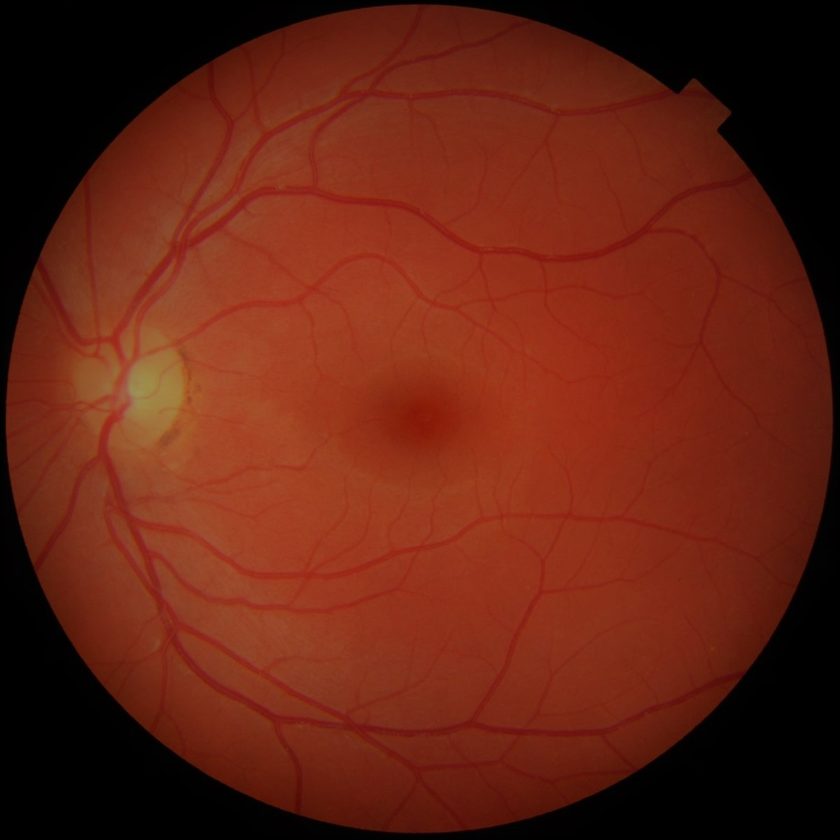
#> input picture a1_20171161/res/eye.png, 840 x 840 px, shrunk from 1200 x 1200 before the run
$ jupyter execute --allow-errors q6.ipynb
#> lines starting #> are read from the running program, lines starting #| are printed output that depends on the picture
# Question 6

[cell 1]
import cv2
import numpy as np
import matplotlib.pyplot as plt

[cell 2]
def readAndConvert(str):
#> called with str = 'res/eye.png'
    img = cv2.imread(str, cv2.IMREAD_GRAYSCALE)
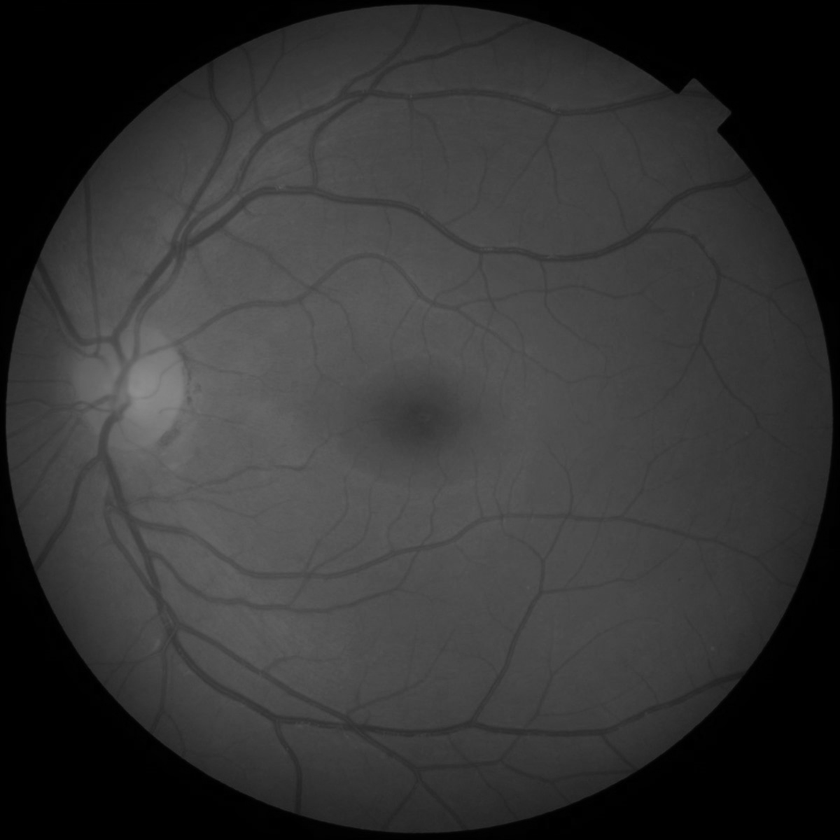
#> img: shape (840, 840); min 0, max 143, mean 52.6
    return np.int64(np.array(img))

[cell 3]
def histEqualization(im):
    hist = np.histogram(im.flatten(),256,[0,256])[0]
#> hist = 256 values, max 127021 at index 0, min 0 at index 144, mean 2756.2
    cdf = hist.cumsum()
#> cdf = 256 values from 127021 to 705600
    cdf = cdf / cdf.max()
#> cdf = 256 values from 0.18 to 1
    cdf_m = np.ma.masked_equal(cdf,0)
    cdf_m = np.round((cdf_m - cdf_m.min())*255/(cdf_m.max()-cdf_m.min()))
    cdf = np.uint8(np.ma.filled(cdf_m,0))
#> cdf = 256 values from 0 to 255
    return cdf[im]

[cell 4]
def showIm(im):
    out = histEqualization(im)
    arr = plt.subplots(1,2,figsize =(15,15))[1]

    plt.gray()
    arr[0].imshow(im)
    arr[0].set_title("Original")
    arr[1].imshow(out)
    arr[1].set_title("Histogram Equalized")
    plt.show()

[cell 5]
im = readAndConvert('res/eye.png')
showIm(im)

## Explanation :
> After histogram equalization, we are able to see the nerves in the eye more clearly. This is because, there were more grayish regions in the eye which after equalization have turned to more darker and brighter intensities and hence we are able to perceive such detail in the image

[cell 6]
im = readAndConvert('res/hist1.jpg')
#> call 2 of readAndConvert, with str = 'res/hist1.jpg'
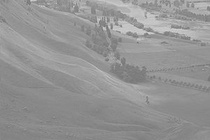
#> input picture a1_20171161/res/hist1.jpg, 210 x 140 px, shrunk from 300 x 200 before the run
#> in readAndConvert, img is the input picture: shape (140, 210); min 111, max 211, mean 148
showIm(im)

## Explanation :
> This is almost the same as the previous image. The relatively brighter regions of the input image gets more brighter and similarly the darker regions gets darker.

[cell 7]
im = readAndConvert('res/fg1.jpg')
#> call 3 of readAndConvert, with str = 'res/fg1.jpg'
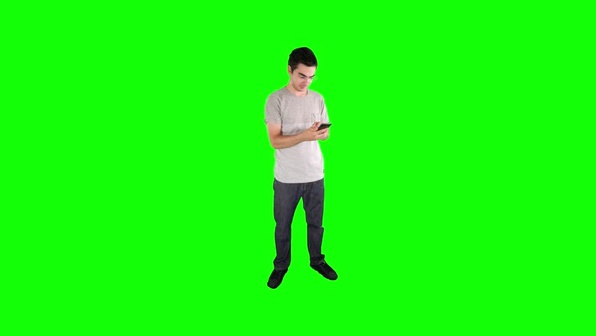
#> input picture a1_20171161/res/fg1.jpg, 596 x 336 px, shrunk from 852 x 480 before the run
#> in readAndConvert (call 3), `return np.int64(np.array(img))`:
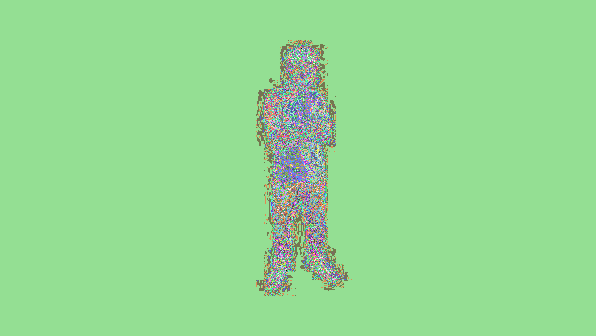
#> returned value: shape (336, 596) int64; 250 distinct labels, from 0 to 250; one colour per label, 0 black
showIm(im)
#> in histEqualization (call 3), `hist = np.histogram(im.flatten(),256,[0,256])[0]`: hist = 256 values, max 186109 at index 156, min 0 at index 1, mean 782.2
#> in histEqualization (call 3), `cdf = hist.cumsum()`: cdf = 256 values from 2 to 200256
#> in histEqualization (call 3), `cdf = cdf / cdf.max()`: cdf = 256 values from 9.99e-06 to 1
#> in histEqualization (call 3), `cdf = np.uint8(np.ma.filled(cdf_m,0))`: cdf = 256 values from 0 to 255
#> in histEqualization (call 3), `return cdf[im]`:
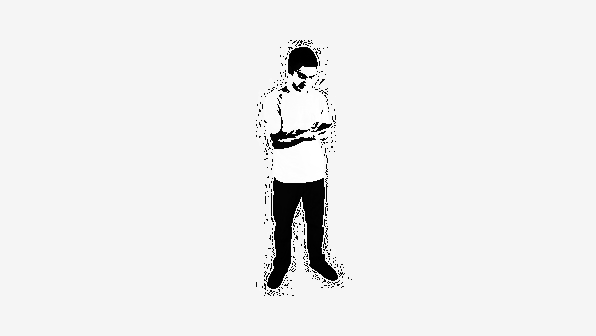
#> returned value: shape (336, 596); min 0, max 255, mean 237.7
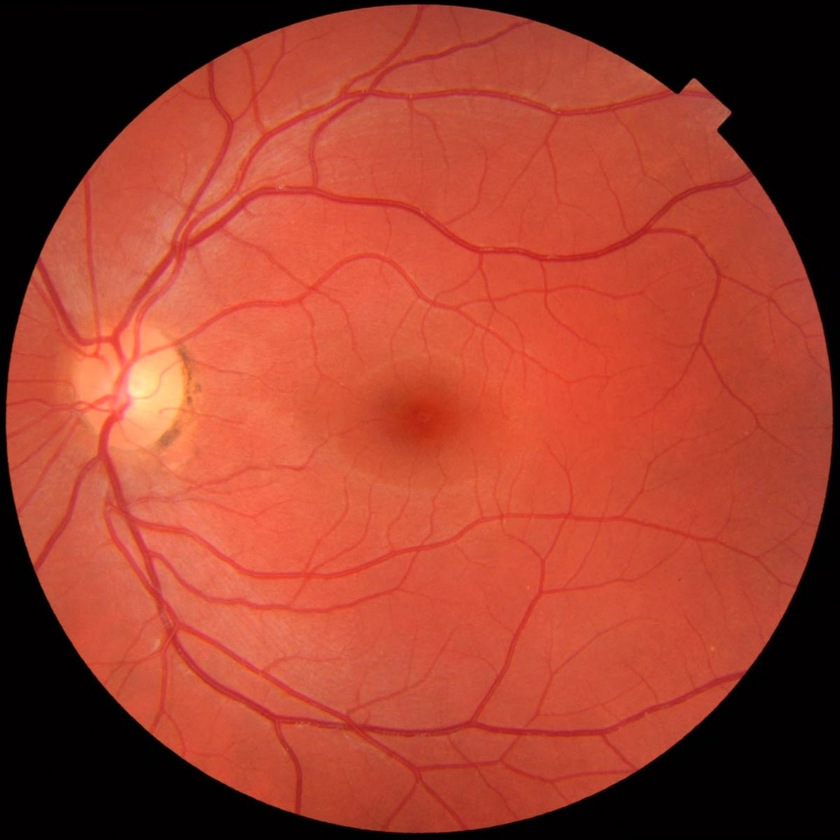
#> input picture a1_20171161/res/eyeref.png, 840 x 840 px, shrunk from 1200 x 1200 before the run
#> in readAndConvert (call 5), `img = cv2.imread(str, cv2.IMREAD_GRAYSCALE)`:
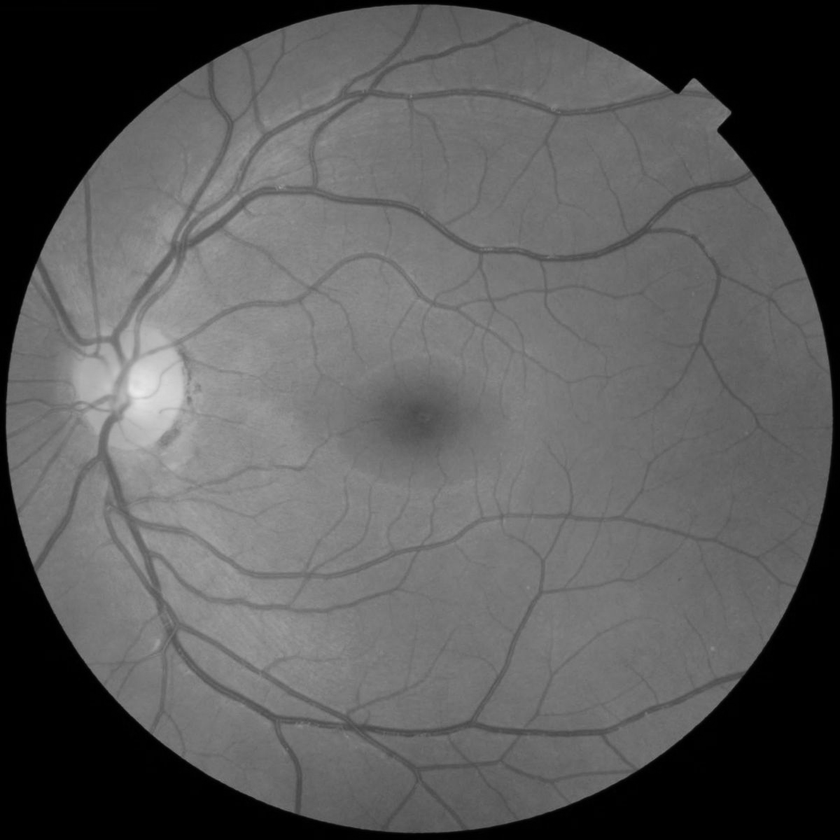
#> img: shape (840, 840); min 0, max 234, mean 89.7

## Explanation :
> The background occupies a greater part of the image and it does not need to change, hence applying histogram equalization on such images leads to the loss of detail from the main object in the image.

[cell 8]
def histMatching(im1, im2):
    shp = im1.shape
#> shp = (840, 840)
    val1, ind1, ct1 = np.unique(im1,return_inverse = True, return_counts = True)
#> val1 = 144 values from 0 to 143; ct1 = 144 values, max 127021 at index 0, min 1 at index 143, mean 4900
    val2, ind2, ct2 = np.unique(im2,return_inverse = True, return_counts = True)
#> val2 = 235 values from 0 to 234; ct2 = 235 values, max 141139 at index 0, min 3 at index 234, mean 3002.6
    cdf1 = np.cumsum(ct1)
#> cdf1 = 144 values from 127021 to 705600
    cdf1 = cdf1 / cdf1.max()
#> cdf1 = 144 values from 0.18 to 1
    cdf2 = np.cumsum(ct2)
#> cdf2 = 235 values from 141139 to 705600
    cdf2 = cdf2 / cdf2.max()
#> cdf2 = 235 values from 0.2 to 1
    x1 = np.round(cdf1*255)
#> x1 = 144 values from 46 to 255
    x2 = np.round(cdf2*255)
#> x2 = 235 values from 51 to 255

    res = []
    for i in x1[:]:
        df = x2 - i
        mask = np.ma.masked_less(df, 0)
        if np.any(mask):
            z = abs(df)
            res.append(z.argmin())
        else:
            df = np.ma.masked_array(df, mask)
            res.append(df.argmin())
#> this loop made 144 passes
#> i on passes 1 to 12: 46, 54, 58, 58, 59, 59, 59, 59, 59, 59, 60, 60
#> after the loop, res = 144 values from 0 to 207

    res = np.uint8(np.array(res))
    return res[ind1].reshape(shp)

[cell 9]
img1 = readAndConvert('res/eye.png')
img2 = readAndConvert('res/eyeref.png')

out = histMatching(img1, img2)

arr = plt.subplots(1,3,figsize =(15,15))[1]

plt.gray()
arr[0].imshow(img1,vmin=0,vmax = 255)
arr[0].set_title("Original")
arr[1].imshow(img2)
arr[1].set_title("Specified")
arr[2].imshow(out)
arr[2].set_title("Histogram Matched")
plt.show()

[cell 10]
part1 = readAndConvert('res/part1.png')
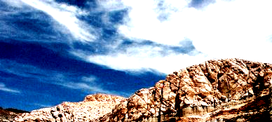
#> input picture a1_20171161/res/part1.png, 272 x 122 px, shrunk from 388 x 174 before the run
part2 = readAndConvert('res/part2.png')
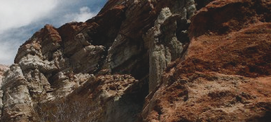
#> input picture a1_20171161/res/part2.png, 271 x 122 px, shrunk from 387 x 174 before the run
#> in readAndConvert (call 7), `img = cv2.imread(str, cv2.IMREAD_GRAYSCALE)`:
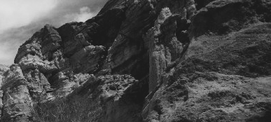
#> img: shape (122, 271); min 15, max 226, mean 72.9
